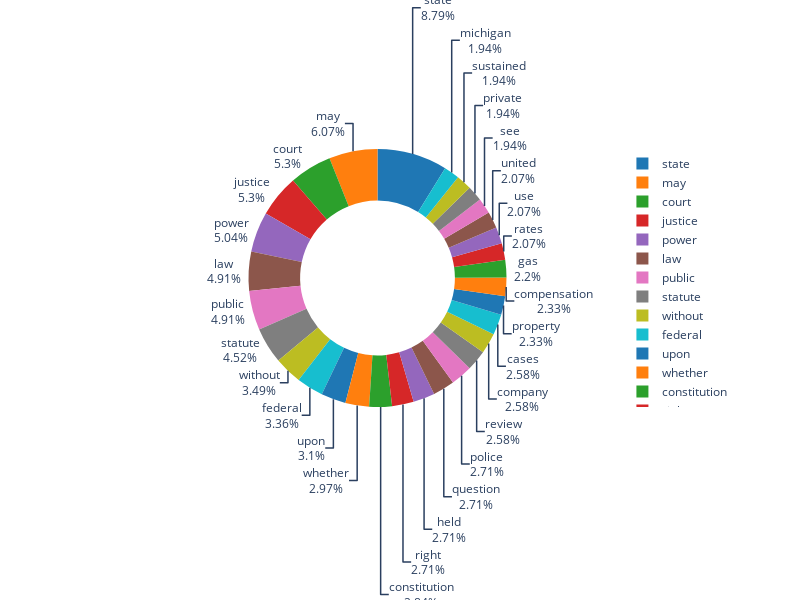

The notebook cell saved with this chart:
### Markdown cell above
Okay, so let's do some visualization of our dataframe—how about a simple pie chart with the [plotly library](https://plotly.com/)?

### Code cell
n = 30
pal = list(sns.color_palette(palette='tab10', n_colors=n).as_hex())

import plotly.express as px # Pie Chart Tutorial available at https://plotly.com/python/pie-charts/

# Let's look at just the top 30 words and their counts
fig = px.pie(counts_df[0:30], values='count', names='word', color_discrete_sequence=pal)

fig.update_traces(textposition='outside', textinfo='percent+label', hole=.6, hoverinfo='label+percent+name')

fig.update_layout(width=800, height=600, margin=dict(t=0, l=0, r=0, b=0))
fig.show()

### Figure 1 — Plotly figure (JSON) as saved in the notebook; plotly's stock layout.template omitted (floating-point values rounded to 4 significant figures)
{"data": [{"domain": {"x": [0, 1], "y": [0, 1]}, "hole": 0.6, "hoverinfo": "label+percent+name", "hovertemplate": "word=%{label}<br>count=%{value}<extra></extra>", "labels": ["state", "may", "court", "justice", "power", "law", "public", "statute", "without", "federal", "upon", "whether", "constitution", "right", "held", "question", "police", "review", "company", "cases", "property", "compensation", "gas", "rates", "use", "united", "see", "private", "sustained", "michigan"], "legendgroup": "", "name": "", "showlegend": true, "textinfo": "percent+label", "textposition": "outside", "type": "pie", "values": [68, 47, 41, 41, 39, 38, 38, 35, 27, 26, 24, 23, 22, 21, 21, 21, 21, 20, 20, 20, 18, 18, 17, 16, 16, 16, 15, 15, 15, 15]}], "layout": {"height": 600, "legend": {"tracegroupgap": 0}, "margin": {"b": 0, "l": 0, "r": 0, "t": 0}, "piecolorway": ["#1f77b4", "#ff7f0e", "#2ca02c", "#d62728", "#9467bd", "#8c564b", "#e377c2", "#7f7f7f", "#bcbd22", "#17becf", "#1f77b4", "#ff7f0e", "#2ca02c", "#d62728", "#9467bd", "#8c564b", "#e377c2", "#7f7f7f", "#bcbd22", "#17becf", "#1f77b4", "#ff7f0e", "#2ca02c", "#d62728", "#9467bd", "#8c564b", "#e377c2", "#7f7f7f", "#bcbd22", "#17becf"], "width": 800}}
